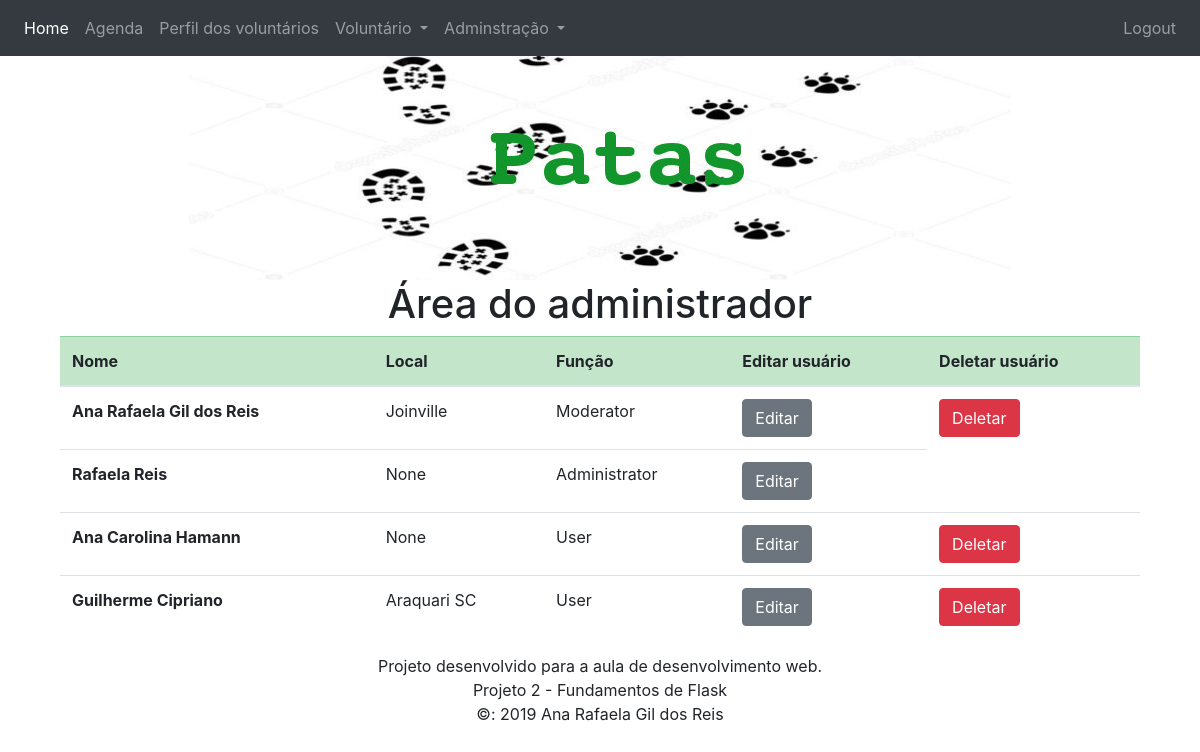
Screenshot of /administracao/lista-voluntarios (signed in) with the database file from the repository.
### app/models.py (models this page shows, shortened)
class User(UserMixin, db.Model):
    __tablename__ = 'users'
    id = db.Column(db.Integer, primary_key=True)
    username = db.Column(db.String(64), unique=True, index=True)
    location = db.Column(db.String(64))
    name = db.Column(db.String(64))
    member_since = db.Column(db.DateTime(), default=datetime.utcnow)
    about_me = db.Column(db.Text())
    role_id = db.Column(db.Integer, db.ForeignKey('roles.id'))
    password_hash = db.Column(db.String(128))
    posts = db.relationship('Post', backref='author', lazy='dynamic')
    followed = db.relationship(
        'Follow', foreign_keys=[Follow.follower_id],
        backref=db.backref('follower', lazy='joined'),
        lazy='dynamic',
        cascade='all, delete-orphan'
    )
    followers = db.relationship(
        'Follow', foreign_keys=[Follow.followed_id],
        backref=db.backref('followed', lazy='joined'),
        lazy='dynamic',
        cascade='all, delete-orphan'
    )
    @property
    def password(self):
        raise AttributeError('password is not readable')
    def has_permission(self, perm):
        return self.role is not None and self.role.has_permission(perm)

class Role(db.Model):
    __tablename__ = 'roles'
    id = db.Column(db.Integer, primary_key=True)
    name = db.Column(db.String(64), unique=True)
    default = db.Column(db.Boolean, default=False, index=True)
    permissions = db.Column(db.Integer)
    users = db.relationship('User', backref='role')
    def has_permission(self, perm):
        return self.permissions & perm == perm

### app/main/views.py (the view)
@main.route('/administracao/lista-voluntarios')
@login_required
@admin_required
def edit_voluntarios_admin():
    profiles = User.query.all()
    return render_template('voluntarios_list.html', profiles=profiles)

### app/models.py (called while the page is built)
@login_manager.user_loader
def load_user(user_id):
    return User.query.get(int(user_id))

### app/templates/voluntarios_list.html
{% extends "base.html" %}
{% block page_content %}
    <h1 class="text-center">Área do administrador</h1>
    <div class="table-responsive">
        <table class="table">
            <thead class="table-success">
                <tr>
                    <th scope="col">Nome</th>
                    <th scope="col">Local</th>
                    <th scope="col">Função</th>
                    <th scope="col">Editar usuário</th>
                    <th scope="col">Deletar usuário</th>
                </tr>
            </thead>
            <tbody>
                {% for volun in profiles %}
                <tr>
                    <th scope="row">{{ volun.name }}</th>
                    <td>{{ volun.location }}</td>
                    <td>{{ volun.role.name }}</td>
                    <td>
                        <a class="btn btn-secondary" href="{{ url_for('main.edit_profile_admin', id=volun.id)}}">
                            Editar
                        </a>
                    </td>
                    {% if not volun.has_permission(16) %}
                    <td>
                        <a class="btn btn-danger" href="{{ url_for('main.deleta_voluntarios_admin', id=volun.id)}}">
                            Deletar
                        </a>
                    </td>
                    {% endif %}
                </tr>
                {% endfor %}
            </tbody>
        </table>
    </div>
{% endblock %}

### app/static/css/base.css (style rules this page uses)
html { height: 100%; }
body { min-height: 100%; display: flex; flex-direction: column; }

### rows the page displays
User: name "Ana Rafaela Gil dos Reis", location "Joinville", role.name "Moderator"
User: name "Rafaela Reis", location "None", role.name "Administrator"
User: name "Ana Carolina Hamann", location "None", role.name "User"
User: name "Guilherme Cipriano", location "Araquari SC", role.name "User"
